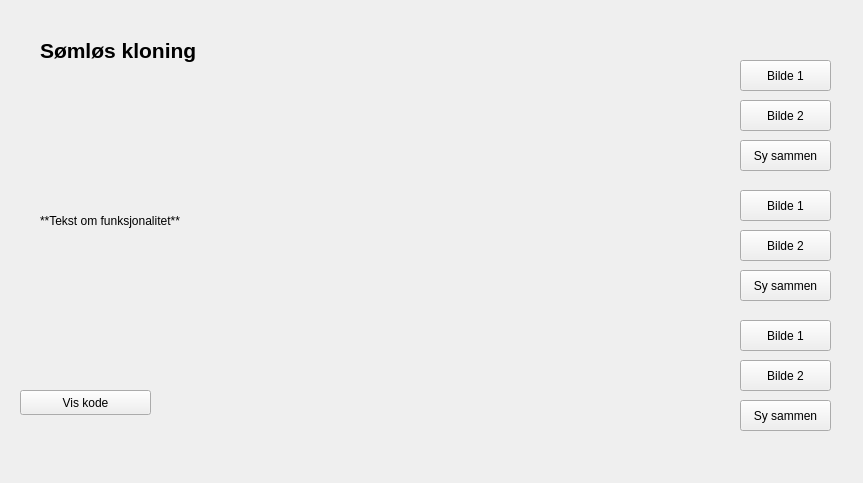
<?xml version="1.0" encoding="UTF-8"?>
<ui version="4.0">
 <class>Form</class>
 <widget class="QWidget" name="Form">
  <property name="geometry">
   <rect>
    <x>0</x>
    <y>0</y>
    <width>863</width>
    <height>483</height>
   </rect>
  </property>
  <property name="windowTitle">
   <string>Form</string>
  </property>
  <widget class="QPushButton" name="imageOneTwo">
   <property name="geometry">
    <rect>
     <x>740</x>
     <y>100</y>
     <width>91</width>
     <height>31</height>
    </rect>
   </property>
   <property name="text">
    <string>Bilde 2</string>
   </property>
  </widget>
  <widget class="QPushButton" name="seamlessOne">
   <property name="geometry">
    <rect>
     <x>740</x>
     <y>140</y>
     <width>91</width>
     <height>31</height>
    </rect>
   </property>
   <property name="text">
    <string>Sy sammen</string>
   </property>
  </widget>
  <widget class="QPushButton" name="imageOneOne">
   <property name="geometry">
    <rect>
     <x>740</x>
     <y>60</y>
     <width>91</width>
     <height>31</height>
    </rect>
   </property>
   <property name="text">
    <string>Bilde 1</string>
   </property>
  </widget>
  <widget class="QLabel" name="glattingOverskrift">
   <property name="geometry">
    <rect>
     <x>40</x>
     <y>20</y>
     <width>221</width>
     <height>61</height>
    </rect>
   </property>
   <property name="font">
    <font>
     <pointsize>16</pointsize>
     <weight>75</weight>
     <italic>false</italic>
     <bold>true</bold>
     <underline>false</underline>
    </font>
   </property>
   <property name="text">
    <string>Sømløs kloning</string>
   </property>
  </widget>
  <widget class="QLabel" name="label_12">
   <property name="geometry">
    <rect>
     <x>40</x>
     <y>110</y>
     <width>191</width>
     <height>221</height>
    </rect>
   </property>
   <property name="text">
    <string>**Tekst om funksjonalitet**</string>
   </property>
  </widget>
  <widget class="QPushButton" name="seamlessCode">
   <property name="geometry">
    <rect>
     <x>20</x>
     <y>390</y>
     <width>131</width>
     <height>25</height>
    </rect>
   </property>
   <property name="text">
    <string>Vis kode</string>
   </property>
  </widget>
  <widget class="QLabel" name="seamlessImg">
   <property name="geometry">
    <rect>
     <x>340</x>
     <y>60</y>
     <width>391</width>
     <height>371</height>
    </rect>
   </property>
   <property name="text">
    <string/>
   </property>
   <property name="pixmap">
    <pixmap>../../../hdr-bilder/Tree/Tree_00032.png</pixmap>
   </property>
   <property name="scaledContents">
    <bool>true</bool>
   </property>
  </widget>
  <widget class="QPushButton" name="imageTwoTwo">
   <property name="geometry">
    <rect>
     <x>740</x>
     <y>230</y>
     <width>91</width>
     <height>31</height>
    </rect>
   </property>
   <property name="text">
    <string>Bilde 2</string>
   </property>
  </widget>
  <widget class="QPushButton" name="imageTwoOne">
   <property name="geometry">
    <rect>
     <x>740</x>
     <y>190</y>
     <width>91</width>
     <height>31</height>
    </rect>
   </property>
   <property name="text">
    <string>Bilde 1</string>
   </property>
  </widget>
  <widget class="QPushButton" name="seamlessTwo">
   <property name="geometry">
    <rect>
     <x>740</x>
     <y>270</y>
     <width>91</width>
     <height>31</height>
    </rect>
   </property>
   <property name="text">
    <string>Sy sammen</string>
   </property>
  </widget>
  <widget class="QPushButton" name="imageThreeTwo">
   <property name="geometry">
    <rect>
     <x>740</x>
     <y>360</y>
     <width>91</width>
     <height>31</height>
    </rect>
   </property>
   <property name="text">
    <string>Bilde 2</string>
   </property>
  </widget>
  <widget class="QPushButton" name="imageThreeOne">
   <property name="geometry">
    <rect>
     <x>740</x>
     <y>320</y>
     <width>91</width>
     <height>31</height>
    </rect>
   </property>
   <property name="text">
    <string>Bilde 1</string>
   </property>
  </widget>
  <widget class="QPushButton" name="seamlessThree">
   <property name="geometry">
    <rect>
     <x>740</x>
     <y>400</y>
     <width>91</width>
     <height>31</height>
    </rect>
   </property>
   <property name="text">
    <string>Sy sammen</string>
   </property>
  </widget>
 </widget>
 <resources/>
 <connections/>
</ui>
